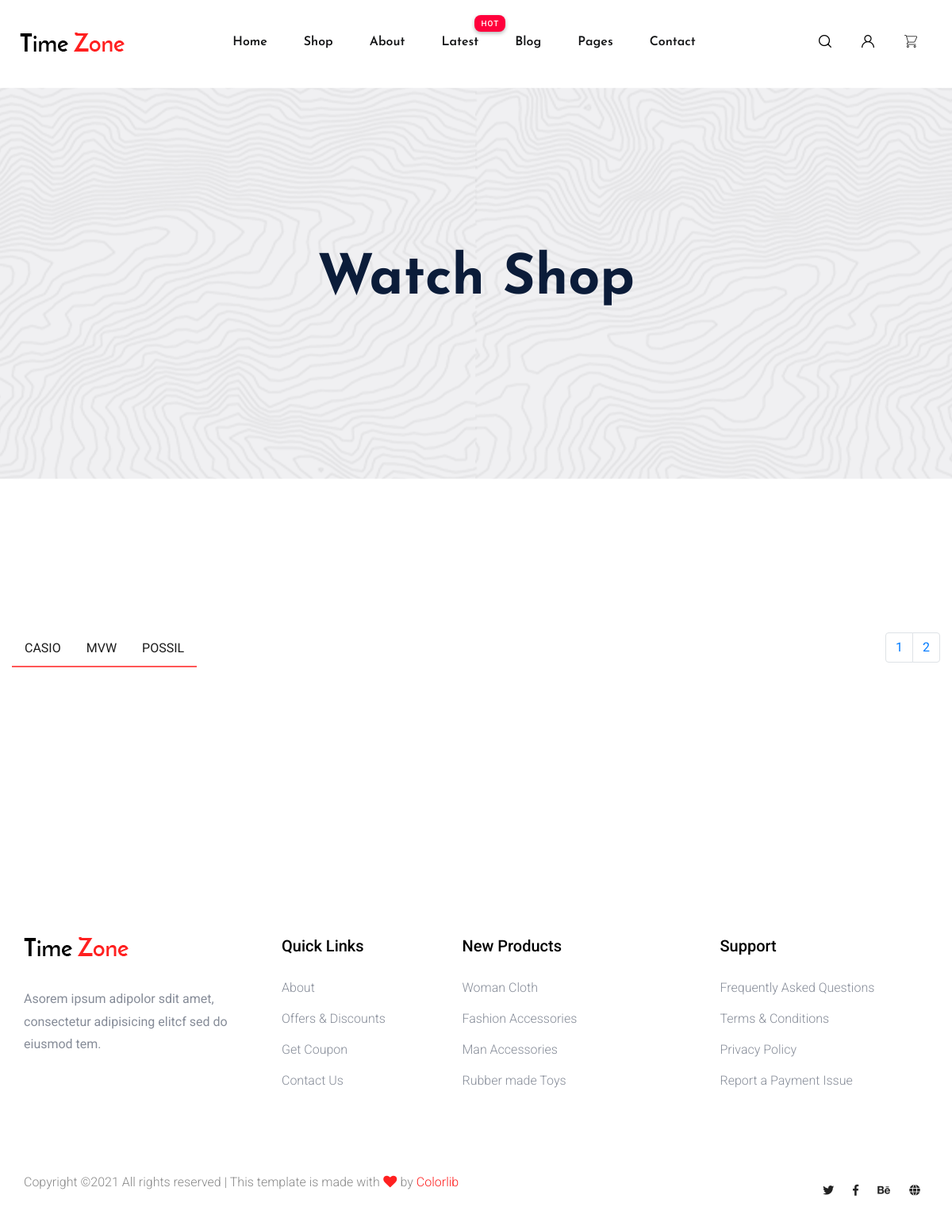
/view/shop.php?type_id=1&page=2, run on the app's committed database.
### tables this page shows
CREATE TABLE `type` (
  `type_id` int(11) NOT NULL,
  `type_name` varchar(20) NOT NULL
);

### utils/MySQLUtil.php (the view, shortened to what this page needs)
<?php
class MySQLUtil
{
    private $servername;
    private $username;
    private $password;
    private $myDB;
    private static $conn;
    public function __construct()
    {
        $this->servername="localhost";
        $this->username="root";
        $this->password="";
        $this->myDB="doan";
    }
    public function connectDB()
    {
        try {
            self::$conn = new PDO("mysql:host=$this->servername;dbname=$this->myDB", $this->username, $this->password);
            self::$conn->setAttribute(PDO::ATTR_ERRMODE, PDO::ERRMODE_EXCEPTION);
        } catch (PDOException $e) {
            echo "Connection failed: " . $e->getMessage();
        }
    }
    public function getType($query)
    {
        $stmt = self::$conn->prepare($query);
        $stmt->execute();
        while ($row = $stmt->fetch(PDO::FETCH_ASSOC)) {
            echo '<a class="nav-item nav-link active" id="nav-home-tab"  href="shop.php?type_id=' . $row['type_id'] . '" role="tab" aria-controls="nav-home" aria-selected="false">' . $row['type_name'] . '</a>';
        }
    }
    public function getPage($query, $param = array())
    {
        $stmt = self::$conn->prepare($query);
        $stmt->execute($param);
        $tong = $stmt->fetchColumn();
        $sotrang = ceil($tong / 6);
        echo ' <div class="select-this">';
        echo '<form action="#"> ';
        echo '<div class="custom-pagination">';
        echo '<ul class="pagination"> ';
        if (isset($_GET['type_id']))
        for ($i = 1; $i <= $sotrang; $i++)
            echo ' <li class="page-item"><a class="page-link" href="shop.php?type_id=' . $_GET['type_id'] . '&page=' . $i . '">' . $i . '</a></li> ';
        else {
            for ($i = 1; $i <= $sotrang; $i++)
                echo ' <li class="page-item"><a class="page-link" href="shop.php?page=' . $i . '">' . $i . '</a></li> ';
        }
        echo '</ul> ';
        echo '</div>';
        echo '</form> ';
        echo '</div>';
    }
}

### data on the page
type: type_name "CASIO"
type: type_name "MVW"
type: type_name "POSSIL"
